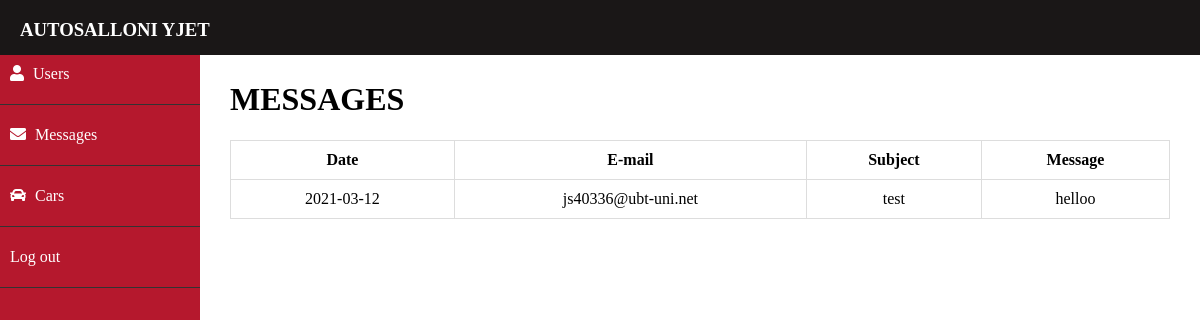
Page /messages.php (signed in) on the committed database.
### tables this page shows
CREATE TABLE `messages` (
  `messages_id` int(11) NOT NULL,
  `date` date NOT NULL,
  `email` varchar(255) NOT NULL,
  `subject` varchar(255) NOT NULL,
  `message` varchar(255) NOT NULL
);

### models/DbConn.php (called while the page is built)
<?php
class DBconnection{
	public function getConnection(){
		try{
			$connection = new PDO("mysql:host=localhost;dbname=autosalloni_yjet", "root" , "");
            $connection->setAttribute(PDO::ATTR_ERRMODE, PDO::ERRMODE_EXCEPTION);
		} catch(PDOException $e){
			echo $e->getMessage();
            return null;
		}
		return $connection;
	}
}

### controller/messageController.php (called while the page is built, shortened)
<?php
include_once 'models/messageMapper.php';
class MessageController
{
    public function GetMessages()
    {
        $messageMapper = new MessageMapper();
        $messages = $messageMapper->GetMessages();
        return $messages;
    }
}

### models/messageMapper.php (called while the page is built, shortened)
<?php
include_once 'DbConn.php';
class MessageMapper
{
    private $connection;
    public function __construct()
    {
        $obj = new DBConnection();
        $this->connection = $obj->getConnection();
    }
    public function getMessages(){
        $sth = $this->connection->prepare("SELECT * FROM messages");
        $sth->execute();
        $result = $sth->fetchAll();
        return $result;
    }
}

### messages.php (the view)
<?php $page = 'messages';
  require("includes/admin-sidemenu.php");
  include_once 'controller/messageController.php';
?>
        <div class="admin-content">
          <h1>MESSAGES</h1>
         <table class="table">
            <thead>
              <th>Date</th>
              <th>E-mail</th>
              <th>Subject</th>
              <th>Message</th>
            </thead>
        <tbody>
             <?php
                  $messageController = new messageController();
                  $result = $messageController->GetMessages();
                  foreach ($result as $messages){ ?>
                <tr>
                  <td><?php echo $messages['date']; ?></td>
                  <td><?php echo $messages['email']; ?></td>
                  <td><?php echo $messages['subject']; ?></td>
                  <td><?php echo $messages['message']; ?></td>
                </tr>
              <?php } ?>
        </tbody>
          </table>
        </div>
</body>
</html>

### css/style.css (style rules this page uses)
body { margin: 0; padding: 0; border: 0; font-size: 100%; font: inherit; vertical-align: baseline; }
::placeholder { color: #ccc; }
.admin-content { padding-top: 40px; padding-left: 230px; padding-right: 30px; }
.admin-content h1 { padding-top: 20px; }
.table { width: 100%; border-collapse: collapse; }
.table td, .table th { padding: 10px 15px; border: 1px solid #ddd; text-align: center; font-size: 16px; }

### rows in the picture
messages: date "2021-03-12", email "js40336@ubt-uni.net", subject "test", message "helloo"
